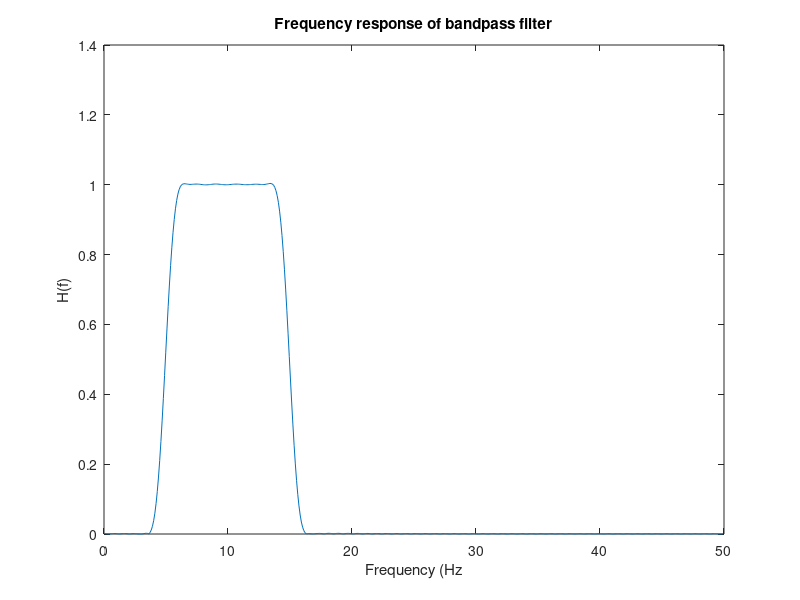

Here is the MATLAB script that generated this plot:

clear all;
close all;
clc;

% filter design
fs = 100;
order = 128;
wn1 = 5*2/fs; % normalized bandwidth (omega 1)
wn2 = 15*2/fs;
wn = [wn1 wn2]; % cut-off freqs for band pass/stop filters
b = fir1(order, wn, "bandpass"); % default window = hamming (input: N = order +1)

[h, freq] = freqz(b, 1, 512, fs); % check mag and freq response of filter
plot(freq, abs(h));
title("Frequency response of bandpass filter");
xlabel("Frequency (Hz");
ylabel("H(f)")
